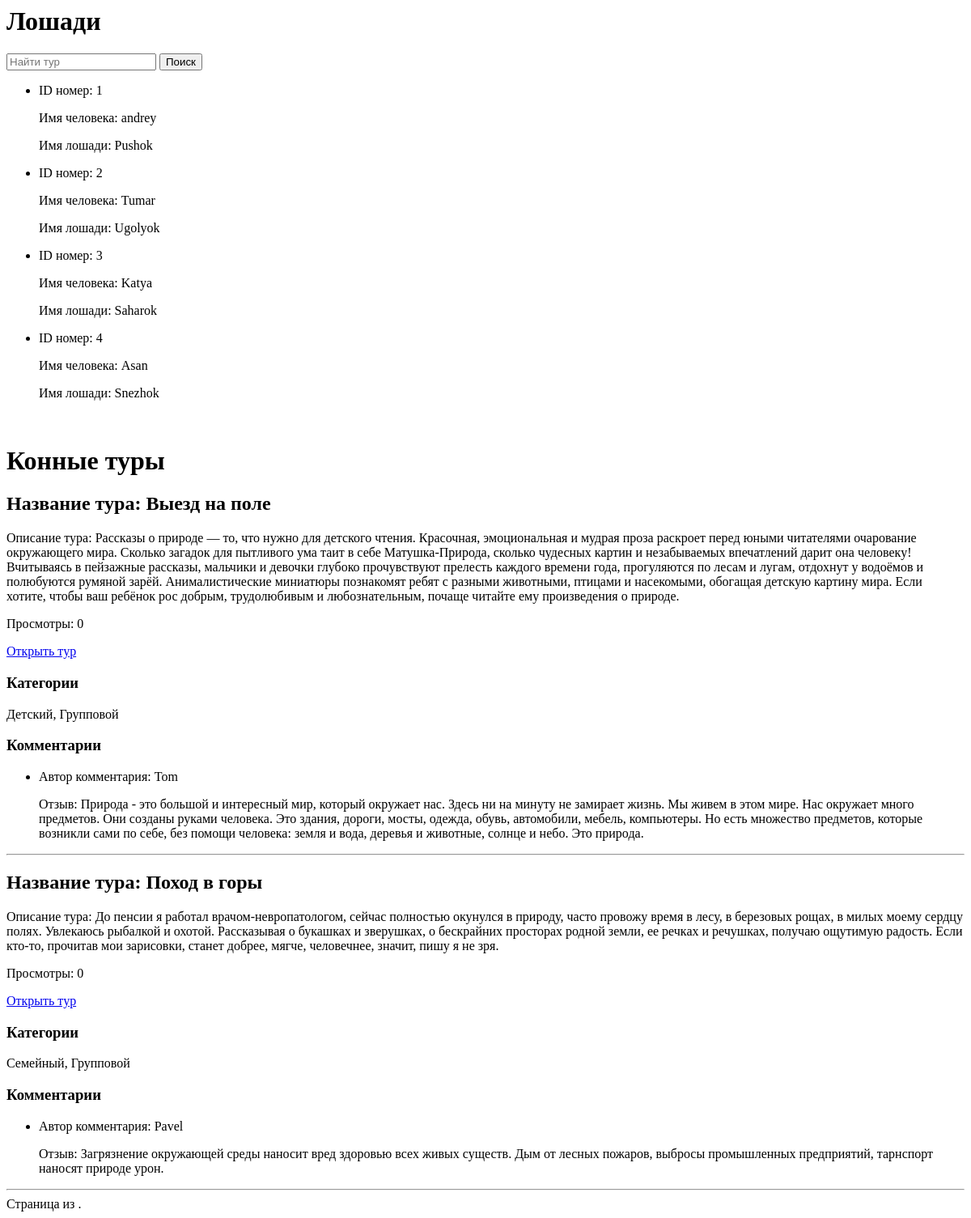
/horse_tour/, run on an earlier commit of the app's database.
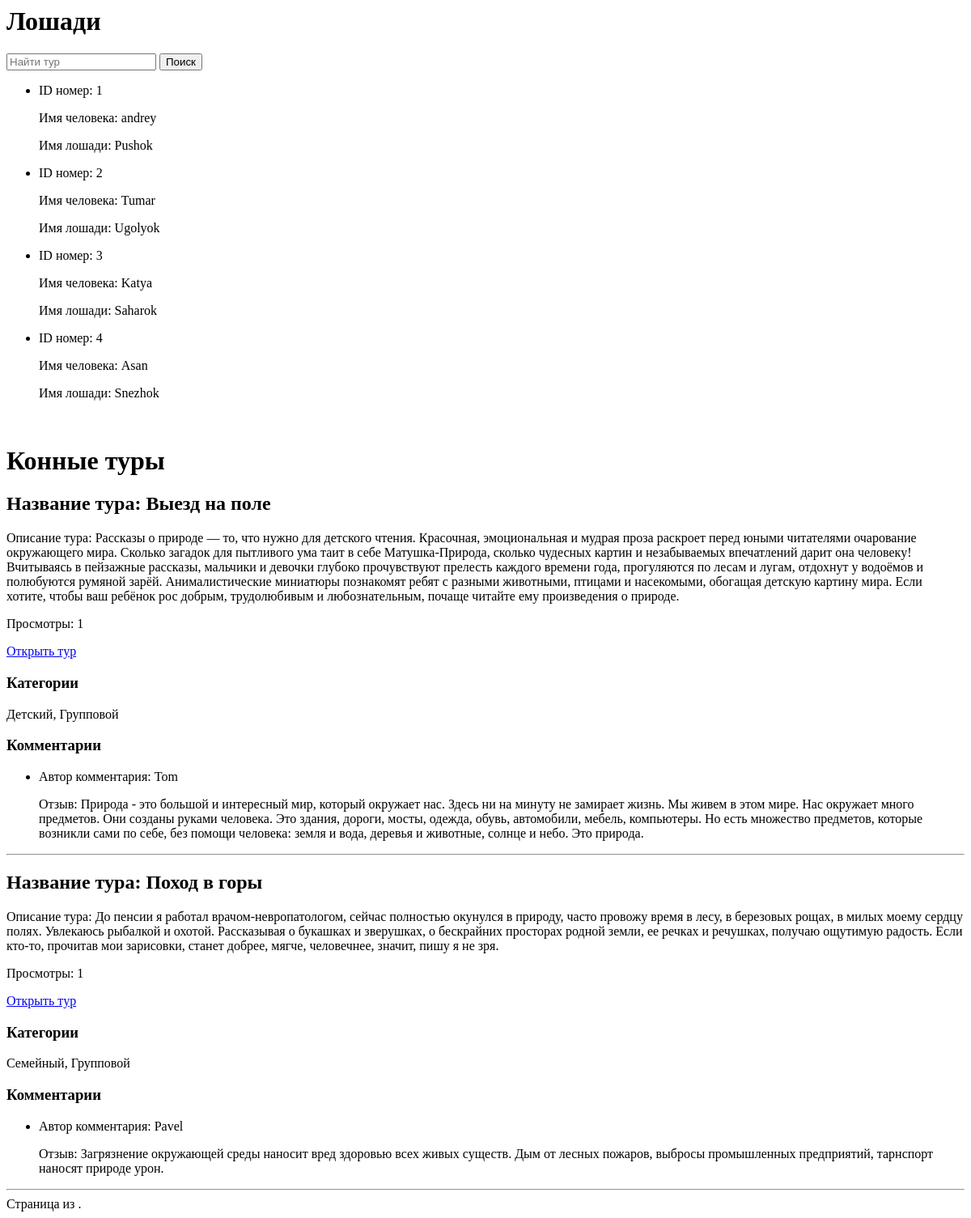
And on a later commit of the database.
### horse_tour/models.py (models this page shows, shortened)
class HorseTour(models.Model):
    title = models.CharField(max_length=100)
    description = models.TextField()
    categories = models.ManyToManyField(Category, blank=True)
    views = models.PositiveIntegerField(db_default=0, null=True)

### horse_tour/views.py (the view)
# urls.py: path('horse_tour/', views.HorseTourListView.as_view(), name='horse_list'),
class HorseTourListView(generic.ListView):
    template_name = 'horse_tour.html'
    model = models.HorseTour
    context_object_name = 'tours'
    paginate_by = 2
    def get_queryset(self):
        return models.HorseTour.objects.order_by('-id')
    def get_context_data(self, **kwargs):
        context = super().get_context_data(**kwargs)
        context['horses'] = models.ChoiceHorse.objects.all()
        return context
    def get(self, request, *args, **kwargs):
        view_id = request.GET.get('view')
        if view_id:
            viewed = request.session.get('viewed_tour', [])
            if int(view_id) not in viewed:
                models.HorseTour.objects.filter(id=view_id).update(views=F('views') + 1)
                viewed.append(int(view_id))
                request.session['viewed_tour'] = viewed
        return super().get(request, *args, **kwargs)

### templates/horse_tour.html (shortened to what this page needs)
<h1>Лошади</h1>
<form action="{% url 'tour_search' %}" method="GET" enctype="multipart/form-data">
    <input type="text" type="search" name="s" placeholder="Найти тур">
    <button type="submit">Поиск</button>
</form>
<ul>
    {% for horse in horses %}
    <li>
        <p>ID номер: {{ horse.person.id_number }}</p>
        <p>Имя человека: {{ horse.person.name }}</p>
        <p>Имя лошади: {{ horse.horse_name }}</p>
    </li>
    {% empty %}
    <li>Нет данных о лошадях</li>
    {% endfor %}
</ul>
<h1>Конные туры</h1>
{% for t in tours %}
    <h2>Название тура: {{ t.title }}</h2>
    <p>Описание тура: {{ t.description }}</p>
    <p>Просмотры: {{ t.views }}</p>
    <a href="?view={{ t.id }}&page={{ tours.number }}">
        Открыть тур
    </a>
    <h3>Категории</h3>
    <p>
        {% for cat in t.categories.all %}
            {{ cat.name }}{% if not forloop.last %}, {% endif %}
        {% empty %}
            Категория не указана
        {% endfor %}
    </p>
    <h3>Комментарии</h3>
    <ul>
        {% for com in t.comments.all %}
        <li>
            <p>Автор комментария: {{ com.author }}</p>
            <p>Отзыв: {{ com.text }}</p>
        </li>
        {% empty %}
        <li>Комментариев нет</li>
        {% endfor %}
    </ul>
    <hr>
{% endfor %}
<div class="pagination">
    <span class="step-links">
        <span class="current">
            Страница {{ tours.number }} из {{ tours.paginator.num_pages }}.
        </span>
    </span>
</div>

What changed in the data, as far as the page shows it:
changed HorseTour "Выезд на поле": views "0" → "1"
changed HorseTour "Поход в горы": views "0" → "1"
